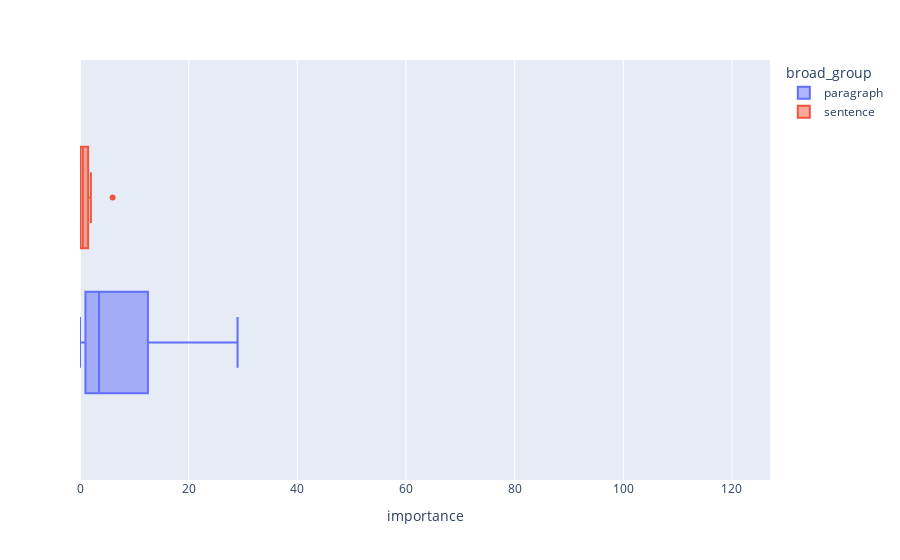

Notebook code cell kept with this figure:
### Markdown cell above
### Greater Than

### Code cell
px.box(
    df[df.operation_type == "greater_than"],
    x="importance",
    color="broad_group",
    range_x=(df.importance.min(), df.importance.max()),
)

### Figure 1 — Plotly figure (JSON) as saved in the notebook; plotly's stock layout.template omitted (floating-point values rounded to 4 significant figures)
{"data": [{"alignmentgroup": "True", "hovertemplate": "broad_group=paragraph<br>importance=%{x}<extra></extra>", "legendgroup": "paragraph", "marker": {"color": "#636efa"}, "name": "paragraph", "notched": false, "offsetgroup": "paragraph", "orientation": "h", "showlegend": true, "type": "box", "x": [29, 20, 5, 4, 3, 2, 0, 0], "x0": " ", "xaxis": "x", "y0": " ", "yaxis": "y"}, {"alignmentgroup": "True", "hovertemplate": "broad_group=sentence<br>importance=%{x}<extra></extra>", "legendgroup": "sentence", "marker": {"color": "#EF553B"}, "name": "sentence", "notched": false, "offsetgroup": "sentence", "orientation": "h", "showlegend": true, "type": "box", "x": [6, 2, 1, 1, 0, 0, 0, 0], "x0": " ", "xaxis": "x", "y0": " ", "yaxis": "y"}], "layout": {"boxmode": "group", "legend": {"title": {"text": "broad_group"}, "tracegroupgap": 0}, "margin": {"t": 60}, "xaxis": {"anchor": "y", "domain": [0, 1], "range": [0, 127], "title": {"text": "importance"}}, "yaxis": {"anchor": "x", "domain": [0, 1]}}}
